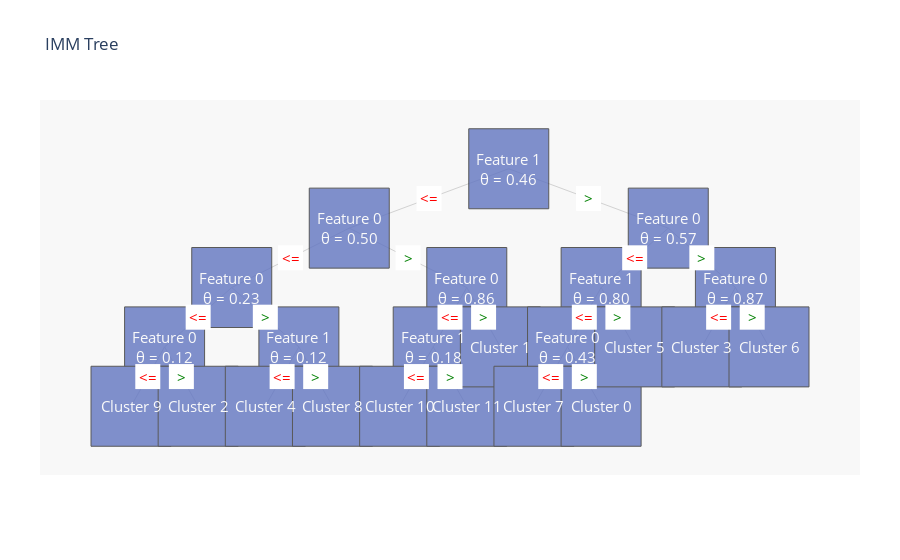

This figure's notebook cell:
### Code cell
#initialize with n clusters
imm = Extractor.imm(exact_cluster_to_search)
imm.fit(X_train)
imm.drawTree()

Y_pred_1=imm.predict_on_more_data(X_test)

print('rand_score is: ',metrics.rand_score(Y_test_Z,Y_pred_1),' , ARI score is : ',metrics.adjusted_rand_score(Y_test_Z,Y_pred_1),' , AMI score is: ',metrics.adjusted_mutual_info_score(Y_test_Z,Y_pred_1),' , silhoutte score is: ',metrics.silhouette_score(X_test,Y_pred_1))

### Figure 1 — Plotly figure (JSON) as saved in the notebook; plotly's stock layout.template omitted (floating-point values rounded to 4 significant figures)
{"data": [{"hoverinfo": "none", "line": {"color": "rgb(210,210,210)", "width": 1}, "mode": "lines", "type": "scatter", "x": [0, -2.375, null, 0, 2.375, null, -2.375, -4.125, null, -2.375, -0.625, null, -4.125, -5.125, null, -4.125, -3.125, null, -5.125, -5.625, null, -5.125, -4.625, null, -3.125, -3.625, null, -3.125, -2.625, null, -0.625, -1.125, null, -0.625, -0.125, null, -1.125, -1.625, null, -1.125, -0.625, null, 2.375, 1.375, null, 2.375, 3.375, null, 1.375, 0.875, null, 1.375, 1.875, null, 0.875, 0.375, null, 0.875, 1.375, null, 3.375, 2.875, null, 3.375, 3.875, null], "y": [8, 7, null, 8, 7, null, 7, 6, null, 7, 6, null, 6, 5, null, 6, 5, null, 5, 4, null, 5, 4, null, 5, 4, null, 5, 4, null, 6, 5, null, 6, 5, null, 5, 4, null, 5, 4, null, 7, 6, null, 7, 6, null, 6, 5, null, 6, 5, null, 5, 4, null, 5, 4, null, 6, 5, null, 6, 5, null]}, {"hoverinfo": "none", "marker": {"color": "#6175c1", "line": {"color": "rgb(50,50,50)", "width": 1}, "size": 80, "symbol": "square"}, "mode": "markers", "name": "bla", "opacity": 0.8, "text": ["Feature 1<br>θ = 0.46", "Feature 0<br>θ = 0.50", "Feature 0<br>θ = 0.23", "Feature 0<br>θ = 0.12", "Cluster 9", "Cluster 2", "Feature 1<br>θ = 0.12", "Cluster 4", "Cluster 8", "Feature 0<br>θ = 0.86", "Feature 1<br>θ = 0.18", "Cluster 10", "Cluster 11", "Cluster 1", "Feature 0<br>θ = 0.57", "Feature 1<br>θ = 0.80", "Feature 0<br>θ = 0.43", "Cluster 7", "Cluster 0", "Cluster 5", "Feature 0<br>θ = 0.87", "Cluster 3", "Cluster 6"], "type": "scatter", "x": [0, -2.375, -4.125, -5.125, -5.625, -4.625, -3.125, -3.625, -2.625, -0.625, -1.125, -1.625, -0.625, -0.125, 2.375, 1.375, 0.875, 0.375, 1.375, 1.875, 3.375, 2.875, 3.875], "y": [8, 7, 6, 5, 4, 4, 5, 4, 4, 6, 5, 4, 4, 5, 7, 6, 5, 4, 4, 5, 6, 5, 5]}, {"hoverinfo": "none", "marker": {"color": "#FFFFFF", "line": {"color": "rgb(250,250,250)", "width": 0}, "size": 25, "symbol": "square"}, "mode": "markers", "name": "bla", "opacity": 1, "type": "scatter", "x": [-1.188, 1.188, -3.25, -1.5, -4.625, -3.625, -5.375, -4.875, -3.375, -2.875, -0.875, -0.375, -1.375, -0.875, 1.875, 2.875, 1.125, 1.625, 0.625, 1.125, 3.125, 3.625], "y": [7.5, 7.5, 6.5, 6.5, 5.5, 5.5, 4.5, 4.5, 4.5, 4.5, 5.5, 5.5, 4.5, 4.5, 6.5, 6.5, 5.5, 5.5, 4.5, 4.5, 5.5, 5.5]}], "layout": {"annotations": [{"font": {"color": "rgb(250,250,250)", "size": 15}, "showarrow": false, "text": "Feature 1<br>θ = 0.46", "x": 0, "xref": "x", "y": 8, "yref": "y"}, {"font": {"color": "rgb(250,250,250)", "size": 15}, "showarrow": false, "text": "Feature 0<br>θ = 0.50", "x": -2.375, "xref": "x", "y": 7, "yref": "y"}, {"font": {"color": "rgb(250,250,250)", "size": 15}, "showarrow": false, "text": "Feature 0<br>θ = 0.23", "x": -4.125, "xref": "x", "y": 6, "yref": "y"}, {"font": {"color": "rgb(250,250,250)", "size": 15}, "showarrow": false, "text": "Feature 0<br>θ = 0.12", "x": -5.125, "xref": "x", "y": 5, "yref": "y"}, {"font": {"color": "rgb(250,250,250)", "size": 15}, "showarrow": false, "text": "Cluster 9", "x": -5.625, "xref": "x", "y": 4, "yref": "y"}, {"font": {"color": "rgb(250,250,250)", "size": 15}, "showarrow": false, "text": "Cluster 2", "x": -4.625, "xref": "x", "y": 4, "yref": "y"}, {"font": {"color": "rgb(250,250,250)", "size": 15}, "showarrow": false, "text": "Feature 1<br>θ = 0.12", "x": -3.125, "xref": "x", "y": 5, "yref": "y"}, {"font": {"color": "rgb(250,250,250)", "size": 15}, "showarrow": false, "text": "Cluster 4", "x": -3.625, "xref": "x", "y": 4, "yref": "y"}, {"font": {"color": "rgb(250,250,250)", "size": 15}, "showarrow": false, "text": "Cluster 8", "x": -2.625, "xref": "x", "y": 4, "yref": "y"}, {"font": {"color": "rgb(250,250,250)", "size": 15}, "showarrow": false, "text": "Feature 0<br>θ = 0.86", "x": -0.625, "xref": "x", "y": 6, "yref": "y"}, {"font": {"color": "rgb(250,250,250)", "size": 15}, "showarrow": false, "text": "Feature 1<br>θ = 0.18", "x": -1.125, "xref": "x", "y": 5, "yref": "y"}, {"font": {"color": "rgb(250,250,250)", "size": 15}, "showarrow": false, "text": "Cluster 10", "x": -1.625, "xref": "x", "y": 4, "yref": "y"}, {"font": {"color": "rgb(250,250,250)", "size": 15}, "showarrow": false, "text": "Cluster 11", "x": -0.625, "xref": "x", "y": 4, "yref": "y"}, {"font": {"color": "rgb(250,250,250)", "size": 15}, "showarrow": false, "text": "Cluster 1", "x": -0.125, "xref": "x", "y": 5, "yref": "y"}, {"font": {"color": "rgb(250,250,250)", "size": 15}, "showarrow": false, "text": "Feature 0<br>θ = 0.57", "x": 2.375, "xref": "x", "y": 7, "yref": "y"}, {"font": {"color": "rgb(250,250,250)", "size": 15}, "showarrow": false, "text": "Feature 1<br>θ = 0.80", "x": 1.375, "xref": "x", "y": 6, "yref": "y"}, {"font": {"color": "rgb(250,250,250)", "size": 15}, "showarrow": false, "text": "Feature 0<br>θ = 0.43", "x": 0.875, "xref": "x", "y": 5, "yref": "y"}, {"font": {"color": "rgb(250,250,250)", "size": 15}, "showarrow": false, "text": "Cluster 7", "x": 0.375, "xref": "x", "y": 4, "yref": "y"}, {"font": {"color": "rgb(250,250,250)", "size": 15}, "showarrow": false, "text": "Cluster 0", "x": 1.375, "xref": "x", "y": 4, "yref": "y"}, {"font": {"color": "rgb(250,250,250)", "size": 15}, "showarrow": false, "text": "Cluster 5", "x": 1.875, "xref": "x", "y": 5, "yref": "y"}, {"font": {"color": "rgb(250,250,250)", "size": 15}, "showarrow": false, "text": "Feature 0<br>θ = 0.87", "x": 3.375, "xref": "x", "y": 6, "yref": "y"}, {"font": {"color": "rgb(250,250,250)", "size": 15}, "showarrow": false, "text": "Cluster 3", "x": 2.875, "xref": "x", "y": 5, "yref": "y"}, {"font": {"color": "rgb(250,250,250)", "size": 15}, "showarrow": false, "text": "Cluster 6", "x": 3.875, "xref": "x", "y": 5, "yref": "y"}, {"font": {"color": "rgb(255,0,0)", "size": 15}, "showarrow": false, "text": "<=", "x": -1.188, "xref": "x", "y": 7.5, "yref": "y"}, {"font": {"color": "rgb(0,128,0)", "size": 15}, "showarrow": false, "text": ">", "x": 1.188, "xref": "x", "y": 7.5, "yref": "y"}, {"font": {"color": "rgb(255,0,0)", "size": 15}, "showarrow": false, "text": "<=", "x": -3.25, "xref": "x", "y": 6.5, "yref": "y"}, {"font": {"color": "rgb(0,128,0)", "size": 15}, "showarrow": false, "text": ">", "x": -1.5, "xref": "x", "y": 6.5, "yref": "y"}, {"font": {"color": "rgb(255,0,0)", "size": 15}, "showarrow": false, "text": "<=", "x": -4.625, "xref": "x", "y": 5.5, "yref": "y"}, {"font": {"color": "rgb(0,128,0)", "size": 15}, "showarrow": false, "text": ">", "x": -3.625, "xref": "x", "y": 5.5, "yref": "y"}, {"font": {"color": "rgb(255,0,0)", "size": 15}, "showarrow": false, "text": "<=", "x": -5.375, "xref": "x", "y": 4.5, "yref": "y"}, {"font": {"color": "rgb(0,128,0)", "size": 15}, "showarrow": false, "text": ">", "x": -4.875, "xref": "x", "y": 4.5, "yref": "y"}, {"font": {"color": "rgb(255,0,0)", "size": 15}, "showarrow": false, "text": "<=", "x": -3.375, "xref": "x", "y": 4.5, "yref": "y"}, {"font": {"color": "rgb(0,128,0)", "size": 15}, "showarrow": false, "text": ">", "x": -2.875, "xref": "x", "y": 4.5, "yref": "y"}, {"font": {"color": "rgb(255,0,0)", "size": 15}, "showarrow": false, "text": "<=", "x": -0.875, "xref": "x", "y": 5.5, "yref": "y"}, {"font": {"color": "rgb(0,128,0)", "size": 15}, "showarrow": false, "text": ">", "x": -0.375, "xref": "x", "y": 5.5, "yref": "y"}, {"font": {"color": "rgb(255,0,0)", "size": 15}, "showarrow": false, "text": "<=", "x": -1.375, "xref": "x", "y": 4.5, "yref": "y"}, {"font": {"color": "rgb(0,128,0)", "size": 15}, "showarrow": false, "text": ">", "x": -0.875, "xref": "x", "y": 4.5, "yref": "y"}, {"font": {"color": "rgb(255,0,0)", "size": 15}, "showarrow": false, "text": "<=", "x": 1.875, "xref": "x", "y": 6.5, "yref": "y"}, {"font": {"color": "rgb(0,128,0)", "size": 15}, "showarrow": false, "text": ">", "x": 2.875, "xref": "x", "y": 6.5, "yref": "y"}, {"font": {"color": "rgb(255,0,0)", "size": 15}, "showarrow": false, "text": "<=", "x": 1.125, "xref": "x", "y": 5.5, "yref": "y"}, {"font": {"color": "rgb(0,128,0)", "size": 15}, "showarrow": false, "text": ">", "x": 1.625, "xref": "x", "y": 5.5, "yref": "y"}, {"font": {"color": "rgb(255,0,0)", "size": 15}, "showarrow": false, "text": "<=", "x": 0.625, "xref": "x", "y": 4.5, "yref": "y"}, {"font": {"color": "rgb(0,128,0)", "size": 15}, "showarrow": false, "text": ">", "x": 1.125, "xref": "x", "y": 4.5, "yref": "y"}, {"font": {"color": "rgb(255,0,0)", "size": 15}, "showarrow": false, "text": "<=", "x": 3.125, "xref": "x", "y": 5.5, "yref": "y"}, {"font": {"color": "rgb(0,128,0)", "size": 15}, "showarrow": false, "text": ">", "x": 3.625, "xref": "x", "y": 5.5, "yref": "y"}], "font": {"size": 12}, "hovermode": "closest", "margin": {"b": 85, "l": 40, "r": 40, "t": 100}, "plot_bgcolor": "rgb(248,248,248)", "showlegend": false, "title": {"text": "IMM Tree"}, "uniformtext": {"minsize": 8}, "xaxis": {"showgrid": false, "showline": false, "showticklabels": false, "zeroline": false}, "yaxis": {"showgrid": false, "showline": false, "showticklabels": false, "zeroline": false}}}
